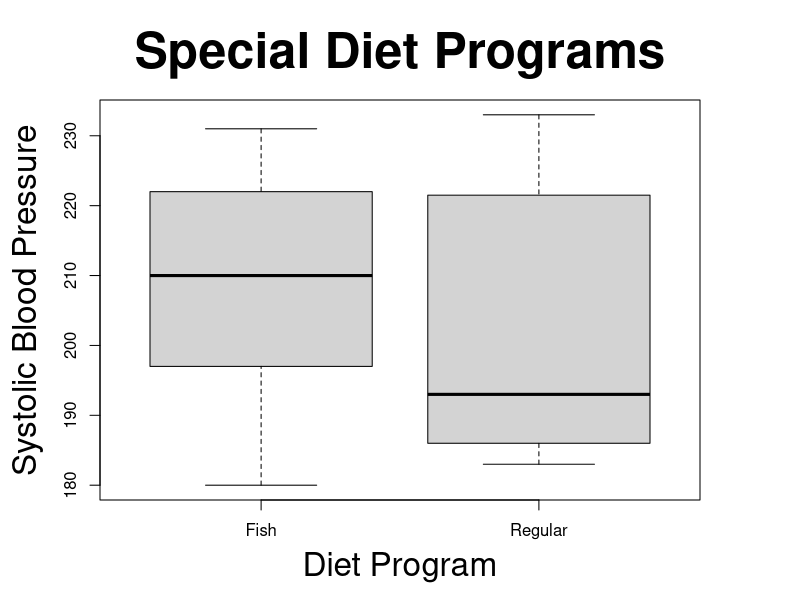

R code for this plot:
# a
Fish <- c(210, 180, 195, 220, 231, 199, 224)
Regular <- c(193, 186, 186, 223, 220, 183, 233)
dietdata <- data.frame(Fish, Regular)
dietdata

# b
par(mar = c(5, 5, 5, 5))
boxplot(Fish, Regular, names = c("Fish", "Regular"), ylab = "Systolic Blood Pressure", xlab = "Diet Program", main = "Special Diet Programs", cex.main = 3, cex.lab = 2)

# c
round(apply(dietdata, 2, mean), 2)

# d
paste("The average systolics blood pressure for fish oil diet's group is ", round(mean(dietdata$Fish), 3), "mmHg", sep = "")

# e
t.test(dietdata$Regular, mu = 210, conf.int = 0.95)

# f
# ~ H0: mu = 210
# ~ H1: mu != 210

# g
# ~ Since p-value is 0.0441 which is less than alpha (0.05), we can reject th enull hypothesis. Therefore, we have enough evidence to support researcher's claim.

# h
# ~ confinfidence interval = [183.9346, 222.9225]